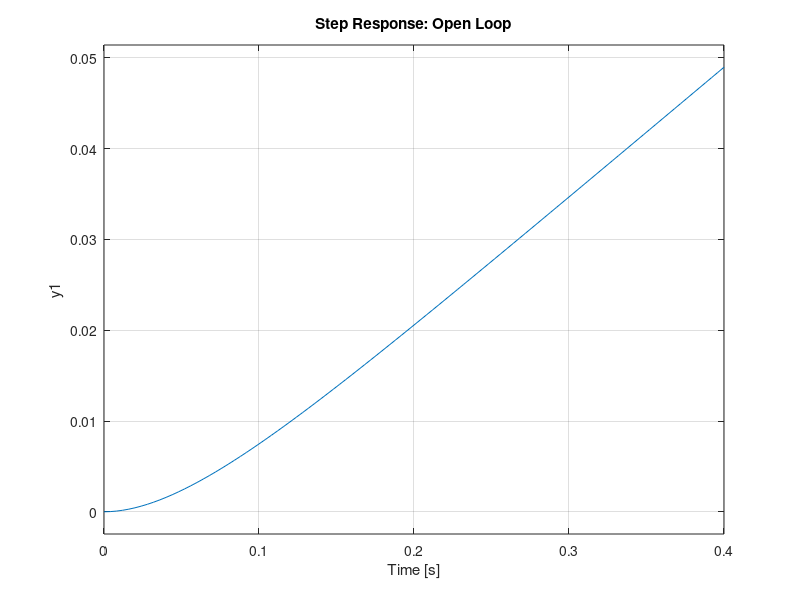
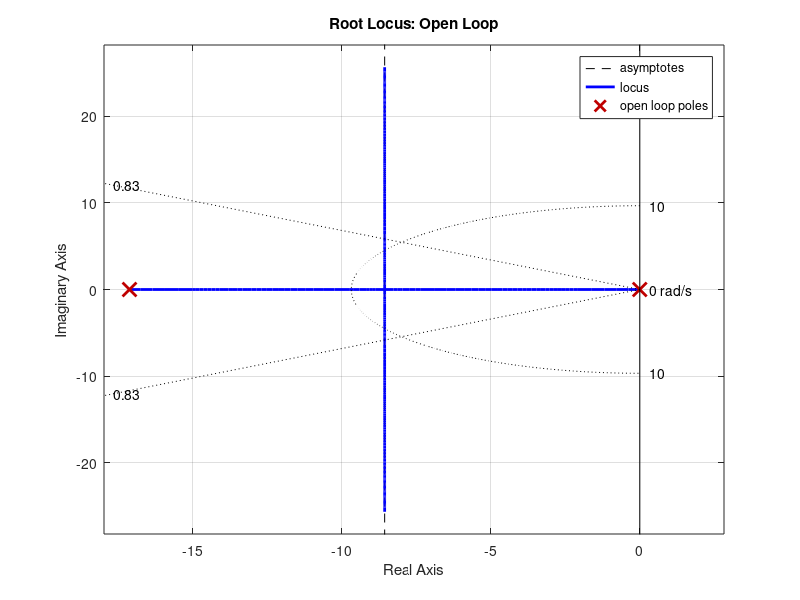
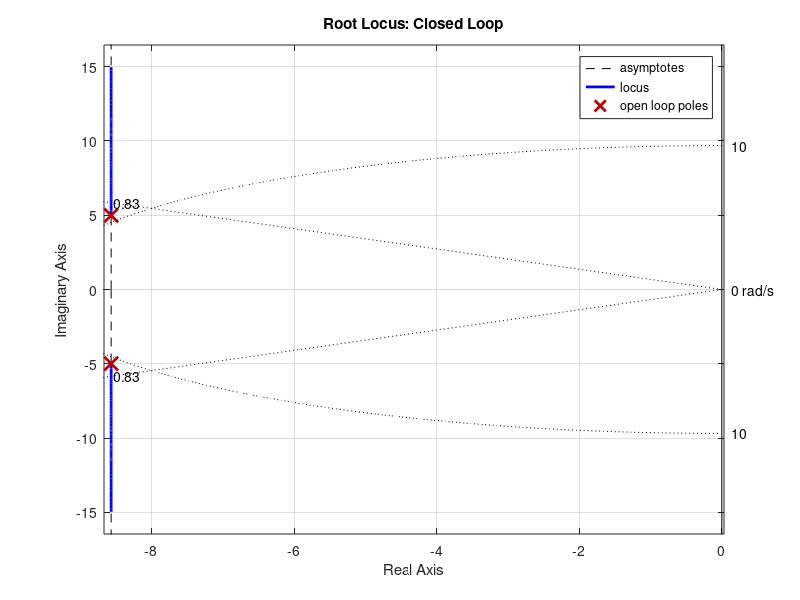
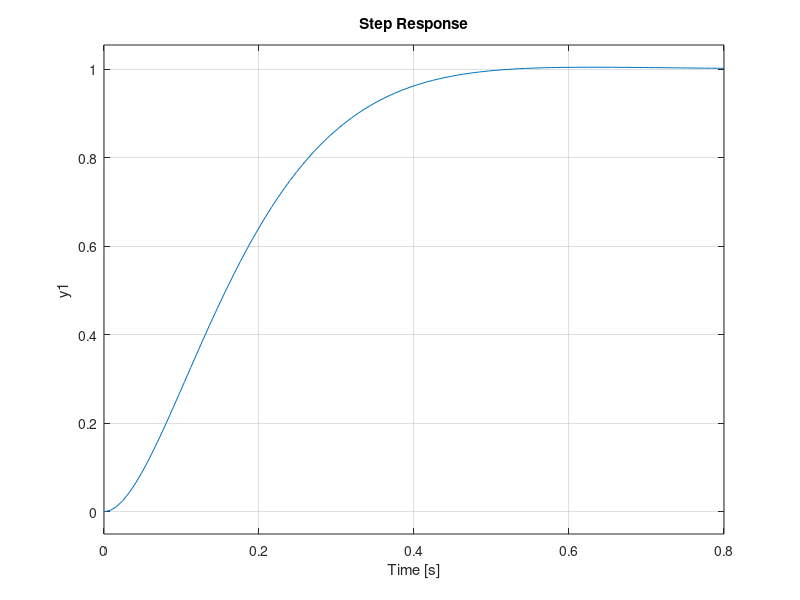

These charts were generated, in order, by the following MATLAB code: (Note: this script raises an error after producing the figures.)
clc; clear; close all;
% Thomas Lønne Stiansen - FHV Winter Semester 2025

% Constants
markSize = 10;
sign = -1; % for negative feedback

%% Root Locus

% Loaded from cart_Model.m
K = 0.143342010172210;
tau = 0.058378523227571;
s = tf('s');
G_cartVel = K / (tau*s + 1);   % G  =  V_c(s) / V_m(s)  =  [m/s] / [V]
    % Integrate to get position control
G_cartPos = G_cartVel * (1/s); % G  =  X_c(s) / V_m(s)  =  [m]   / [V]

G_OL = G_cartPos;

% IT_1 Block
figure
step(G_OL)
title('Step Response: Open Loop')

% Root Locus: only 1 pole, thus goes off to -∞
figure
rlocus(G_OL)
title('Root Locus: Open Loop')

%% Requirements

% Requirements
OS_percent = 1; % [percent]
ts = 0.5; % [sec]

% Mp = OS   ,   D = zeta    ,   wn = omega_n
OS = OS_percent / 100;
    % Damping Ratio
zeta = -log(OS) / sqrt( pi^2 + log(OS)^2 ); % MATLAB: log = ln
    % Natural Frequency
omega_n = 4/(ts*zeta);

% Instead of sgrid
sgrid(zeta,omega_n);
    % pzp.AxesStyle.GridVisible = "on";
    % pzp.AxesStyle.GridDampingSpec = zeta;
    % pzp.AxesStyle.GridFrequencySpec = omega_n;

%% Controller

% Proportional
% sysP = 5; % cartVel
sysP = 40; % cartPos
G_CL = feedback( sysP*G_OL , 1, sign);

figure
rlocus(G_CL)
title('Root Locus: Closed Loop')
    % pzmap(G_CL)
    % title('Pole-Zero Map: Closed Loop')
sgrid(zeta, omega_n)

% Plot time response
figure
step(G_CL)
stepinfo(G_CL)
title('Step Response: Closed Loop')
